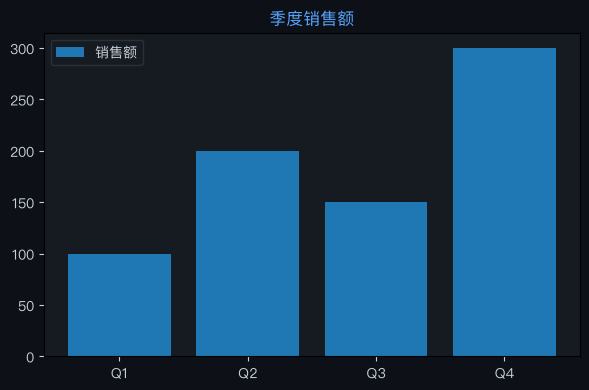

Reproduce this figure in Python.
import matplotlib
matplotlib.use('Agg')
import matplotlib.pyplot as plt
import matplotlib.font_manager as fm
import json

for f in fm.fontManager.ttflist:
    if 'PingFang' in f.name:
        plt.rcParams['font.family'] = f.name
        break
plt.rcParams['axes.unicode_minus'] = False

labels = ["Q1","Q2","Q3","Q4"]
datasets = [{"label":"销售额","data":[100,200,150,300]}]
chartType = "bar"

fig, ax = plt.subplots(figsize=(6, 4))
fig.patch.set_facecolor('#0d1117')
ax.set_facecolor('#161b22')
ax.tick_params(colors='#c9d1d9')

if chartType == 'pie':
    wedges, texts, autotexts = ax.pie(datasets[0]['data'], labels=labels, autopct='%1.1f%%',
        colors=['#238636','#1f6feb','#d29922','#f85149','#a371f7','#3fb950'],
        textprops={'color':'#c9d1d9'})
else:
    for ds in datasets:
        if chartType == 'bar':
            ax.bar(labels, ds['data'], label=ds['label'])
        elif chartType == 'line':
            ax.plot(labels, ds['data'], marker='o', label=ds['label'])
    ax.legend(facecolor='#161b22', edgecolor='#30363d', labelcolor='#c9d1d9')

ax.set_title("季度销售额", color='#58a6ff', fontsize=12)
plt.tight_layout()
plt.savefig("/Users/wisonzhu/projects/ag-ui-demo/.tmp/chart_ypb2bj.png", dpi=100, bbox_inches='tight', facecolor='#0d1117')
